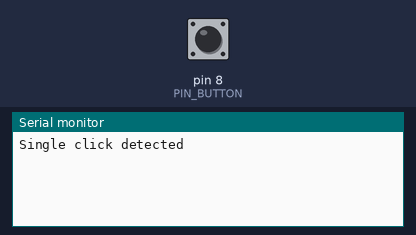
A sketch run on a simulated Arduino Uno, built with avr-gcc and run on an emulated ATmega328P. Shown: the last lines printed to the serial monitor. The inputs (shaded band) are chosen by the test bench; at power-on: pin 8 (PIN_BUTTON) HIGH.

Above: at 1.2 s.
1.3 s: pin 8 (PIN_BUTTON) pulled LOW for 3.2 s
At 2.9 s:
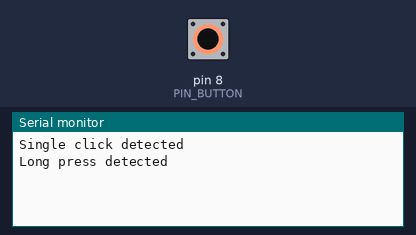
6.0 s: pin 8 (PIN_BUTTON) pulsed LOW 2 times (0.12 s each, 0.3 s apart)
At 7.2 s:
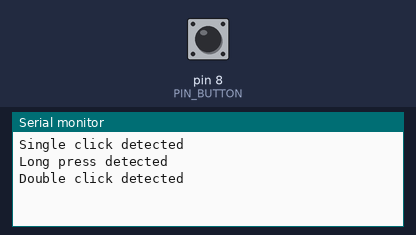

Measured:
- after the input at 1.3 s, the serial monitor: prints a new line after 1.0 s (image 1)
- after the input at 6.0 s, the serial monitor: prints a new line after 0.30 s (image 2)

The sketch:

09_clickDetection.ino
```cpp
#define PIN_BUTTON 8
#define LONG_PRESS_DURATION 1000000 // the time that a click counts as a long press in microseconds
#define DOUBLE_PRESS_BREAK 300000   // the break between two presses so that it counts as a double press in microseconds

void setup() {
  pinMode(PIN_BUTTON, INPUT_PULLUP);
  Serial.begin(9600);
}

bool  isPressed = false;
bool  longPressDetected = false;
bool  clickDetected = false;
bool  doubleClickDetected = false;
unsigned long eventTime = 0;

void loop() {

  int buttonState = digitalRead(PIN_BUTTON);
  delayMicroseconds(500);
  if (digitalRead(PIN_BUTTON) != buttonState) {
    // bouncing -> ignore
    return;
  }

  unsigned long currentTime = micros();
  unsigned long duration = currentTime - eventTime;

  if ((buttonState == LOW && isPressed) || (buttonState == HIGH && !isPressed)) {
    // state didn't change
    if (isPressed && !longPressDetected && !doubleClickDetected && duration >= LONG_PRESS_DURATION) {
      Serial.println("Long press detected");
      longPressDetected = true;
    } else if (!isPressed
        && !clickDetected && !doubleClickDetected && !longPressDetected
        && duration > DOUBLE_PRESS_BREAK) {
      Serial.println("Single click detected");
      clickDetected = true;
    }
    return;
  }

  eventTime = currentTime;

  if (buttonState == LOW) {   // button pressed
    clickDetected = false;
    doubleClickDetected = false;
    longPressDetected = false;
    if (duration <= DOUBLE_PRESS_BREAK) {
      Serial.println("Double click detected");
      doubleClickDetected = true;
    }
    isPressed = true;
  } else {                    // button released
    isPressed = false;
  }
}
```
